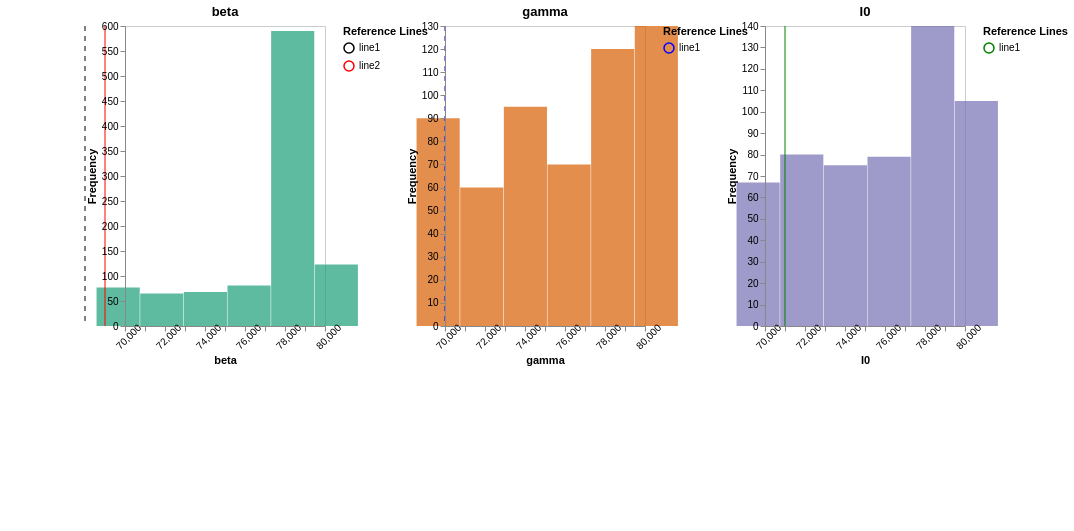

Specify this chart in Vega-Lite:
### Vega specification from a JSON file in a GitHub repository (floating-point values rounded to 4 significant figures)
{"$schema": "https://vega.github.io/schema/vega/v5.json", "description": "A small multiples view of histograms with subplot-specific legends and scales.", "height": 500, "padding": 5, "signals": [{"name": "offset", "value": 120}, {"name": "cellHeight", "value": 300}, {"name": "cellWidth", "value": 200}, {"name": "width", "update": "3 * (offset + cellWidth)"}, {"name": "totalHeight", "update": "cellHeight * 1.2"}, {"name": "axisLabels", "value": {"beta": {"xaxis": "beta", "yaxis": "Frequency"}, "gamma": {"xaxis": "gamma", "yaxis": "Frequency"}, "I0": {"xaxis": "I0", "yaxis": "Frequency"}}}, {"name": "range", "value": {"beta": {"min": 70000, "max": 80000}, "gamma": {"min": 70000, "max": 80000}, "I0": {"min": 70000, "max": 80000}}}], "data": [{"name": "binned", "values": [{"bin0": 68580.0, "bin1": 70760.0, "count": 77, "label": "beta"}, {"bin0": 70760.0, "bin1": 72940.0, "count": 65, "label": "beta"}, {"bin0": 72940.0, "bin1": 75120.0, "count": 68, "label": "beta"}, {"bin0": 75120.0, "bin1": 77310.0, "count": 81, "label": "beta"}, {"bin0": 77310.0, "bin1": 79490.0, "count": 590, "label": "beta"}, {"bin0": 79490.0, "bin1": 81670.0, "count": 123, "label": "beta"}, {"bin0": 68580.0, "bin1": 70760.0, "count": 90, "label": "gamma"}, {"bin0": 70760.0, "bin1": 72940.0, "count": 60, "label": "gamma"}, {"bin0": 72940.0, "bin1": 75120.0, "count": 95, "label": "gamma"}, {"bin0": 75120.0, "bin1": 77310.0, "count": 70, "label": "gamma"}, {"bin0": 77310.0, "bin1": 79490.0, "count": 120, "label": "gamma"}, {"bin0": 79490.0, "bin1": 81670.0, "count": 130, "label": "gamma"}, {"bin0": 68580.0, "bin1": 70760.0, "count": 67, "label": "I0"}, {"bin0": 70760.0, "bin1": 72940.0, "count": 80, "label": "I0"}, {"bin0": 72940.0, "bin1": 75120.0, "count": 75, "label": "I0"}, {"bin0": 75120.0, "bin1": 77310.0, "count": 79, "label": "I0"}, {"bin0": 77310.0, "bin1": 79490.0, "count": 140, "label": "I0"}, {"bin0": 79490.0, "bin1": 81670.0, "count": 105, "label": "I0"}]}, {"name": "maxCounts", "source": "binned", "transform": [{"type": "aggregate", "groupby": ["label"], "fields": ["count"], "ops": ["max"], "as": ["maxCount"]}]}, {"name": "binRanges", "source": "binned", "transform": [{"type": "aggregate", "groupby": ["label"], "fields": ["bin0", "bin1"], "ops": ["min", "max"], "as": ["minBin", "maxBin"]}]}, {"name": "yref", "values": [{"label": "beta", "number": 68000, "name": "line1", "color": "black", "type": "dashed"}, {"label": "beta", "number": 69000, "name": "line2", "color": "red", "type": "solid"}, {"label": "gamma", "number": 70000, "name": "line1", "color": "blue", "type": "dashed"}, {"label": "I0", "number": 71000, "name": "line1", "color": "green", "type": "solid"}]}], "scales": [{"name": "gscale", "type": "band", "range": [0, {"signal": "width"}], "round": true, "domain": {"data": "binned", "field": "label"}}, {"name": "color", "type": "ordinal", "domain": {"data": "binned", "field": "label"}, "range": {"scheme": "dark2"}}, {"name": "lineStyle", "type": "ordinal", "domain": ["dashed", "solid"], "range": [[5, 5], []]}], "marks": [{"name": "labelGroups", "type": "group", "from": {"facet": {"data": "binned", "name": "facetedData", "groupby": "label"}}, "encode": {"enter": {"x": {"scale": "gscale", "field": "label", "offset": {"signal": "offset"}}, "width": {"signal": "cellWidth"}, "height": {"signal": "cellHeight"}, "stroke": {"value": "#ccc"}}}, "data": [{"name": "xScaleData", "source": "binRanges", "transform": [{"type": "filter", "expr": "datum.label === parent.label"}]}, {"name": "yScaleData", "source": "maxCounts", "transform": [{"type": "filter", "expr": "datum.label === parent.label"}]}, {"name": "filteredyref", "source": "yref", "transform": [{"type": "filter", "expr": "datum.label === parent.label"}]}], "scales": [{"name": "xscale", "type": "linear", "range": [0, {"signal": "cellWidth"}], "domain": {"signal": "[range[parent.label].min, range[parent.label].max]"}, "zero": false, "nice": true}, {"name": "yscale", "type": "linear", "range": [{"signal": "cellHeight"}, 0], "domain": {"data": "yScaleData", "field": "maxCount"}, "zero": true, "nice": true}, {"name": "yrefColorScale", "type": "ordinal", "domain": {"data": "filteredyref", "field": "name"}, "range": {"data": "filteredyref", "field": "color"}}], "legends": [{"stroke": "yrefColorScale", "strokeDash": "lineStyle", "orient": "right", "title": "Reference Lines", "encode": {"symbols": {"enter": {"stroke": {"scale": "yrefColorScale", "field": "label"}, "strokeDash": {"scale": "lineStyle", "field": "type"}}}, "labels": {"enter": {"text": {"field": "name"}}}}}], "axes": [{"orient": "bottom", "scale": "xscale", "zindex": 1, "labelOverlap": "parity", "labelSeparation": 10, "labelAngle": -45, "title": {"signal": "axisLabels[parent.label].xaxis"}}, {"orient": "left", "scale": "yscale", "zindex": 1, "title": {"signal": "axisLabels[parent.label].yaxis"}}], "marks": [{"name": "bins", "type": "rect", "from": {"data": "facetedData"}, "encode": {"enter": {"fill": {"scale": "color", "field": "label"}, "opacity": {"value": 0.7}}, "update": {"x": {"scale": "xscale", "field": "bin0"}, "x2": {"scale": "xscale", "field": "bin1", "offset": -0.5}, "y": {"scale": "yscale", "field": "count"}, "y2": {"scale": "yscale", "value": 0}, "tooltip": {"signal": "{ 'Count': datum.count }"}}, "hover": {"fill": {"value": "firebrick"}}}}, {"type": "text", "encode": {"enter": {"x": {"signal": "cellWidth / 2"}, "y": {"signal": "-10"}, "align": {"value": "center"}, "fontSize": {"value": 13}, "text": {"signal": "parent.label"}, "fontWeight": {"value": "bold"}}}}, {"name": "refLines", "type": "rule", "from": {"data": "filteredyref"}, "encode": {"enter": {"x": {"scale": "xscale", "field": "number"}, "y": {"value": 0}, "y2": {"signal": "cellHeight"}, "stroke": {"scale": "yrefColorScale", "field": "name"}, "strokeDash": {"scale": "lineStyle", "field": "type"}, "tooltip": {"signal": "{ 'Value': datum.name }"}}}}]}]}
